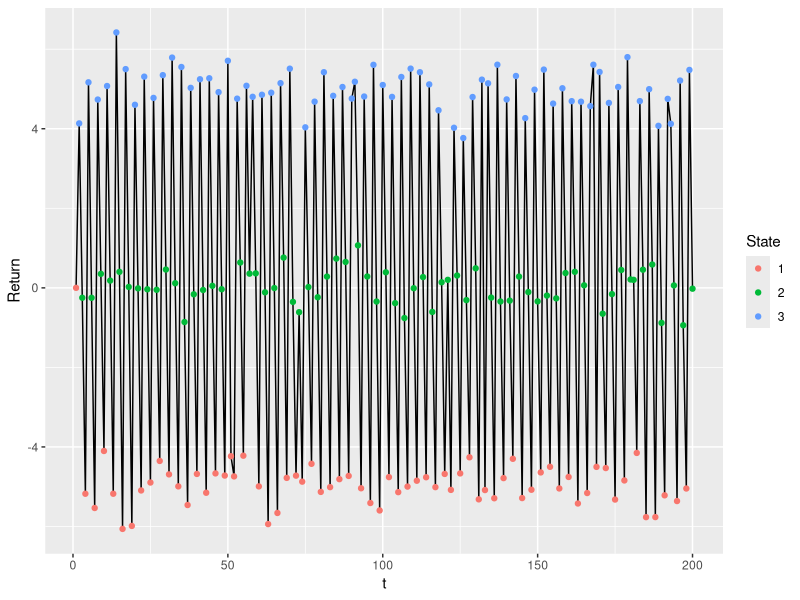

R code for this plot:
#define transition probability matrix for simulated data
gamma = matrix(c(0.03, 0.03, 0.94,
               0.94, 0.03, 0.03,
               0.03, 0.94, 0.03), 3, 3, byrow=T)

#define means and standard deviations for the different states
means = c(-5, 0, 5)
sds = c(0.5, 0.5, 0.5)

#initialize variables
set.seed(2)
N = 10000
#vector to store state the process is in
actual.states = numeric(N)
#vector to store observations
observations = numeric(N)
#set first state to S_1
actual.states[1] = 1
#generate first observation
observations[1] = dnorm(1, means[1], sds[1])
#i'th index of delta gives probability of being in state S_i
delta = matrix(c(1, 0, 0), nrow=1, byrow=T)

#generate random uniform values
U = runif(N)

for (i in 2:N){
  delta = delta%*%gamma
  su = 0
  
  for (s in 1:3){
    su = su + delta[s]
    if (U[i] < su){
      actual.states[i]=s
      observations[i] = rnorm(1, means[s], sds[s])
      delta = rep(0, 3)
      delta[s] = 1
      break
    }
  }
}

library(ggplot2)

#plot first 200 points of data
ggplot(data=NULL, aes(x=1:200, y=observations[1:200])) + 
  geom_line() + 
  geom_point(aes(color=factor(actual.states[1:200]))) +
  xlab("t") +
  ylab("Return") +
  guides(color=guide_legend(title="State"))

observations


